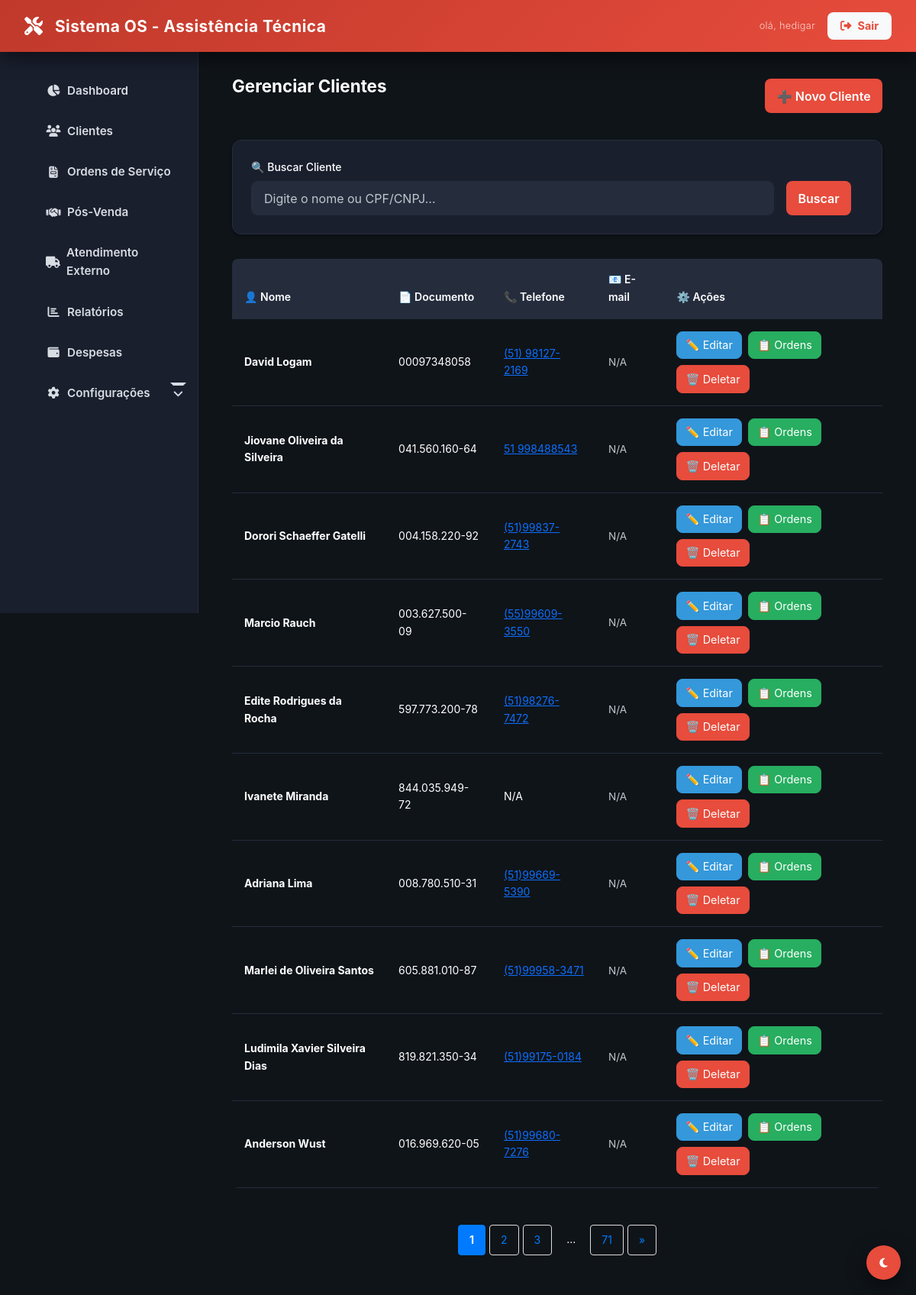
The app's page /clientes (signed in) with its own data.
### tables this page shows
CREATE TABLE `clientes` (
  `id` int NOT NULL,
  `nome_completo` varchar(150) NOT NULL,
  `tipo_pessoa` varchar(20) NOT NULL,
  `documento` varchar(20) DEFAULT NULL,
  `email` varchar(150) DEFAULT NULL,
  `telefone_principal` varchar(20) DEFAULT NULL,
  `telefone_secundario` varchar(20) DEFAULT NULL,
  `endereco_logradouro` varchar(150) DEFAULT NULL,
  `endereco_numero` varchar(10) DEFAULT NULL,
  `endereco_bairro` varchar(60) DEFAULT NULL,
  `endereco_cidade` varchar(60) DEFAULT NULL,
  `data_nascimento` date DEFAULT NULL,
  `observacoes` text,
  `ativo` tinyint(1) DEFAULT '1',
  `created_at` timestamp NULL DEFAULT CURRENT_TIMESTAMP,
  `updated_at` timestamp NULL DEFAULT NULL
);

### app/Core/Controller.php (called while the page is built, shortened)
<?php
abstract class Controller
{
    protected function view(string $view, array $data = []): void
    {
        extract($data);
        $path = __DIR__ . "/../Views/{$view}.php";
        require $path;
    }
}

### app/Controllers/BaseController.php (called while the page is built, shortened)
<?php
abstract class BaseController extends Controller
{
    protected function render(string $view, array $data = []): void
    {
        $data['content'] = __DIR__ . "/../Views/{$view}.php";
        if (!isset($data['user'])) {
            $data['user'] = Auth::user();
        }
        $this->view('layout/main', $data);
    }
}

### app/Controllers/ClienteController.php (called while the page is built, shortened)
<?php
class ClienteController extends BaseController
{
    private $clienteModel;
    private ClienteService $service;
    public function __construct()
    {
        $this->clienteModel = new Cliente();
        $this->service = new ClienteService();
    }
    public function index()
    {
        $porPagina = 10;
        $paginaAtual = filter_input(INPUT_GET, 'pagina', FILTER_VALIDATE_INT) ?: 1;
        $offset = ($paginaAtual - 1) * $porPagina;
        $termo = filter_input(INPUT_GET, 'busca', FILTER_SANITIZE_SPECIAL_CHARS);
        [$whereClause, $params] = $this->service->buildSearchFilters($termo);
        $totalClientes = $this->clienteModel->countAll($whereClause, $params);
        $clientes = $this->clienteModel->getPaginated($porPagina, $offset, $whereClause, $params);
        $totalPaginas = ceil($totalClientes / $porPagina);
        $this->render('cliente/index', [
            'title' => 'Gerenciar Clientes',
            'clientes' => $clientes,
            'busca' => $termo,
            'paginaAtual' => $paginaAtual,
            'totalPaginas' => $totalPaginas
        ]);
    }
}

### public/index.php (called while the page is built, shortened)
<?php
require_once __DIR__ . '/../app/Core/Autoload.php';
$router = require_once __DIR__ . '/../app/routes.php';
$uri = trim(parse_url($_SERVER['REQUEST_URI'], PHP_URL_PATH), '/');
$method = $_SERVER['REQUEST_METHOD'];
$router->dispatch($uri, $method);

### app/Core/Autoload.php (called while the page is built, shortened)
<?php
spl_autoload_register(function ($class) {
    $prefix = 'App\\';
    $base_dir = __DIR__ . '/../';
    $len = strlen($prefix);
    if (strncmp($prefix, $class, $len) !== 0) {
        return;
    }
    $relative_class = substr($class, $len);
    $file = $base_dir . str_replace('\\', '/', $relative_class) . '.php';
});

### app/Core/Database.php (called while the page is built, shortened)
<?php
class Database
{
    private static ?Database $instance = null;
    private PDO $conn;
    private function __construct()
    {
        $host = DB_HOST;
        $db   = DB_NAME;
        $user = DB_USER;
        $pass = DB_PASS;
        $charset = 'utf8mb4';
        $dsn = "mysql:host=$host;dbname=$db;charset=$charset";
        $options = [
            PDO::ATTR_ERRMODE            => PDO::ERRMODE_EXCEPTION,
            PDO::ATTR_DEFAULT_FETCH_MODE => PDO::FETCH_ASSOC,
            PDO::ATTR_EMULATE_PREPARES   => false,
            PDO::MYSQL_ATTR_INIT_COMMAND => "SET NAMES utf8mb4; SET time_zone = '-03:00'"
        ];
        try {
            $this->conn = new PDO($dsn, $user, $pass, $options);
        } catch (PDOException $e) {
            error_log("Erro de Conexão com o Banco de Dados: " . $e->getMessage());
            if (($_ENV['APP_DEBUG'] ?? 'false') === 'true') {
                die("Erro de Conexão: " . $e->getMessage());
            }
            die("Erro de Conexão: Por favor, tente novamente mais tarde.");
        }
    }
    public static function getInstance(): Database
    {
        if (self::$instance === null) {
            self::$instance = new self();
        }
        return self::$instance;
    }
    public function getConnection(): PDO
    {
        return $this->conn;
    }
}

### app/Core/Model.php (called while the page is built, shortened)
<?php
abstract class Model
{
    protected PDO $db;
    protected string $table;
    public function __construct()
    {
        $this->db = Database::getInstance()->getConnection();
    }
    public function countAll(string $whereClause = '', array $params = []): int
    {
        $sql = "SELECT COUNT(*) FROM {$this->table} WHERE ativo = 1";
        $stmt = $this->db->prepare($sql);
        $stmt->execute($params);
        return (int) $stmt->fetchColumn();
    }
    public function getPaginated(int $limit, int $offset, string $whereClause = '', array $params = []): array
    {
        $sql = "SELECT * FROM {$this->table} WHERE ativo = 1";
        $sql .= " LIMIT :limit OFFSET :offset";
        $stmt = $this->db->prepare($sql);
        $stmt->bindValue(':limit', $limit, PDO::PARAM_INT);
        $stmt->bindValue(':offset', $offset, PDO::PARAM_INT);
        $stmt->execute();
        return $stmt->fetchAll();
    }
}

### app/Core/Auth.php (called while the page is built, shortened)
<?php
class Auth
{
    public static function user(): ?array
    {
        return $_SESSION['user'] ?? null;
    }
}

### app/Services/AccessControlService.php (called while the page is built, shortened)
<?php
class AccessControlService
{
    public function userMustChangePassword(): bool
    {
        $user = Auth::user();
        return isset($user['trocar_senha']) && (int)$user['trocar_senha'] === 1;
    }
}

### app/Services/ClienteService.php (called while the page is built, shortened)
<?php
class ClienteService
{
    public function buildSearchFilters(?string $termo): array
    {
        $whereClause = '';
        $params = [];
        return [$whereClause, $params];
    }
}

### app/Views/cliente/index.php (the view, shortened to what this page needs)
<?php
require_once __DIR__ . '/../layout/main.php';
?>
<div class="container">
    <div class="d-flex justify-between align-center mb-4 flex-wrap">
        <h1><?php echo htmlspecialchars($title ?? 'Clientes'); ?></h1>
        <a href="<?php echo BASE_URL; ?>clientes/criar" class="btn btn-primary">
            ➕ Novo Cliente
        </a>
    </div>
    <div class="card mb-4">
        <form action="<?php echo BASE_URL; ?>clientes" method="GET">
            <div class="grid-search">
                <div class="form-group mb-0">
                    <label for="busca">🔍 Buscar Cliente</label>
                    <input
                        type="text"
                        id="busca"
                        name="busca"
                        class="form-control"
                        placeholder="Digite o nome ou CPF/CNPJ..."
                        value="<?php echo htmlspecialchars($busca ?? ''); ?>"
                    >
                </div>
                <button type="submit" class="btn btn-primary">Buscar</button>
            </div>
        </form>
    </div>
    <?php if (empty($clientes)): ?>
        <div class="card">
            <div class="alert alert-info m-0">
                <span>ℹ️ Nenhum cliente encontrado. <a href="<?php echo BASE_URL; ?>clientes/criar" class="text-red">Criar novo cliente</a></span>
            </div>
        </div>
    <?php else: ?>
        <div class="overflow-x-auto">
            <table class="table">
                <thead>
                    <tr>
                        <th>👤 Nome</th>
                        <th>📄 Documento</th>
                        <th>📞 Telefone</th>
                        <th>📧 E-mail</th>
                        <th>⚙️ Ações</th>
                    </tr>
                </thead>
                <tbody>
                    <?php foreach ($clientes as $cliente): ?>
                        <tr>
                            <td>
                                <strong><?php echo htmlspecialchars($cliente['nome_completo']); ?></strong>
                            </td>
                            <td>
                                <?php echo htmlspecialchars($cliente['documento'] ?? 'N/A'); ?>
                            </td>
                            <td>
                                <?php
                                    $telRaw = $cliente['telefone_principal'] ?? '';
                                    $tel = preg_replace('/\D+/', '', (string)$telRaw);
                                    if ($tel) {
                                        $nomeCli = trim((string)($cliente['nome_completo'] ?? ''));
                                        $primeiroNome = $nomeCli !== '' ? explode(' ', $nomeCli)[0] : '';
                                        $hora = (int)date('H');
                                        $saudacao = ($hora >= 5 && $hora < 12) ? 'Bom dia' : (($hora >= 12 && $hora < 18) ? 'Boa tarde' : 'Boa noite');
                                        $usuarioNomeRaw = isset($user['nome']) ? (string)$user['nome'] : 'Equipe';
                                        $usuarioNome = ucfirst($usuarioNomeRaw);
                                        $mensagem = $saudacao . ', ' . $primeiroNome . ', Tudo bem? Aqui é o ' . $usuarioNome . ' da Myranda informatica.';
                                        $wa = "https://wa.me/55{$tel}?text=" . urlencode($mensagem);
                                        echo '<a href="' . $wa . '" target="_blank" rel="noopener">' . htmlspecialchars($telRaw) . '</a>';
                                    } else {
                                        echo 'N/A';
                                    }
                                ?>
                            </td>
                            <td>
                                <span class="text-muted fs-sm">
                                    <?php echo htmlspecialchars($cliente['email'] ?? 'N/A'); ?>
                                </span>
                            </td>
                            <td>
                                <div class="d-flex gap-1 flex-wrap">
                                    <a href="<?php echo BASE_URL; ?>clientes/editar?id=<?php echo htmlspecialchars($cliente['id']); ?>" class="btn btn-info btn-sm" title="Editar Cliente">
                                        ✏️ Editar
                                    </a>
                                    <a href="<?php echo BASE_URL; ?>clientes/view?id=<?php echo htmlspecialchars($cliente['id']); ?>" class="btn btn-success btn-sm" title="Ver Ordens de Serviço">
                                        📋 Ordens
                                    </a>
                                    <form action="<?php echo BASE_URL; ?>clientes/deletar" method="POST" class="d-inline" onsubmit="return confirm('⚠️ Tem certeza que deseja deletar este cliente? Esta ação não pode ser desfeita.');">
                                        <button type="submit" class="btn btn-danger btn-sm" title="Deletar Cliente">
                                            🗑️ Deletar
                                        </button>
                                    </form>
                                </div>
                            </td>
                        </tr>
                    <?php endforeach; ?>
                </tbody>
            </table>
        </div>
        <?php if (($totalPaginas ?? 0) > 1): ?>
            <div class="mt-4">
                <div class="pagination">
                    <?php
                        $p_atual = $paginaAtual ?? 1;
                        $raio = 2;
                    ?>
                    <?php
                    $inicio = max(1, $p_atual - $raio);
                    $fim = min($totalPaginas, $p_atual + $raio);
                    for ($i = $inicio; $i <= $fim; $i++):
                        $url_num = BASE_URL . 'clientes?pagina=' . $i . (!empty($busca) ? '&busca=' . urlencode($busca) : '');
                    ?>
                        <a href="<?php echo $url_num; ?>" class="<?php echo ($i == $p_atual) ? 'active' : ''; ?>">
                            <?php echo $i; ?>
                        </a>
                    <?php endfor; ?>
                    <?php if ($p_atual < ($totalPaginas - $raio)): ?>
                        <?php if ($p_atual < ($totalPaginas - $raio - 1)): ?>
                            <span class="gap" style="padding: 8px 14px;">...</span>
                        <?php endif; ?>
                        <a href="<?php echo BASE_URL . 'clientes?pagina=' . $totalPaginas . (!empty($busca) ? '&busca=' . urlencode($busca) : ''); ?>"><?php echo $totalPaginas; ?></a>
                    <?php endif; ?>
                    <?php if ($p_atual < $totalPaginas): ?>
                        <a href="<?php echo BASE_URL . 'clientes?pagina=' . ($p_atual + 1) . (!empty($busca) ? '&busca=' . urlencode($busca) : ''); ?>">»</a>
                    <?php endif; ?>
                </div>
            </div>
        <?php endif; ?>
    <?php endif;  ?>
</div>

### app/Core/Router.php (shortened to what this page needs)
<?php
class Router
{
    protected array $routes = [];
    public function add(string $method, string $uri, string $controller): void
    {
        $this->routes[] = [
            'uri' => trim($uri, '/'),
            'controller' => $controller,
            'method' => strtoupper($method),
        ];
    }
    public function dispatch(string $uri, string $method): void
    {
        $uri = trim($uri, '/');
        $method = strtoupper($method);
        foreach ($this->routes as $route) {
            if ($route['uri'] === $uri && $route['method'] === $method) {
                $parts = explode('@', $route['controller']);
                $action = $parts[1] ?? 'index';
                $controller = new $controllerClass();
                $controller->$action();
                return;
            }
        }
    }
}

### records on screen
clientes: nome_completo "David Logam", documento "00097348058", telefone_principal "(51) 98127-2169", email "N/A"
clientes: nome_completo "Jiovane Oliveira da Silveira", documento "041.560.160-64", telefone_principal "51 998488543", email "N/A"
clientes: nome_completo "Dorori Schaeffer Gatelli", documento "004.158.220-92", telefone_principal "(51)99837-2743", email "N/A"
clientes: nome_completo "Marcio Rauch", documento "003.627.500-09", telefone_principal "(55)99609-3550", email "N/A"
clientes: nome_completo "Edite Rodrigues da Rocha", documento "597.773.200-78", telefone_principal "(51)98276-7472", email "N/A"
clientes: nome_completo "Ivanete Miranda", documento "844.035.949-72", telefone_principal "N/A", email "N/A"
clientes: nome_completo "Adriana Lima", documento "008.780.510-31", telefone_principal "(51)99669-5390", email "N/A"
clientes: nome_completo "Marlei de Oliveira Santos", documento "605.881.010-87", telefone_principal "(51)99958-3471", email "N/A"
clientes: nome_completo "Ludimila Xavier Silveira Dias", documento "819.821.350-34", telefone_principal "(51)99175-0184", email "N/A"
clientes: nome_completo "Anderson Wust", documento "016.969.620-05", telefone_principal "(51)99680-7276", email "N/A"

### other values on screen
$totalPaginas "71"
